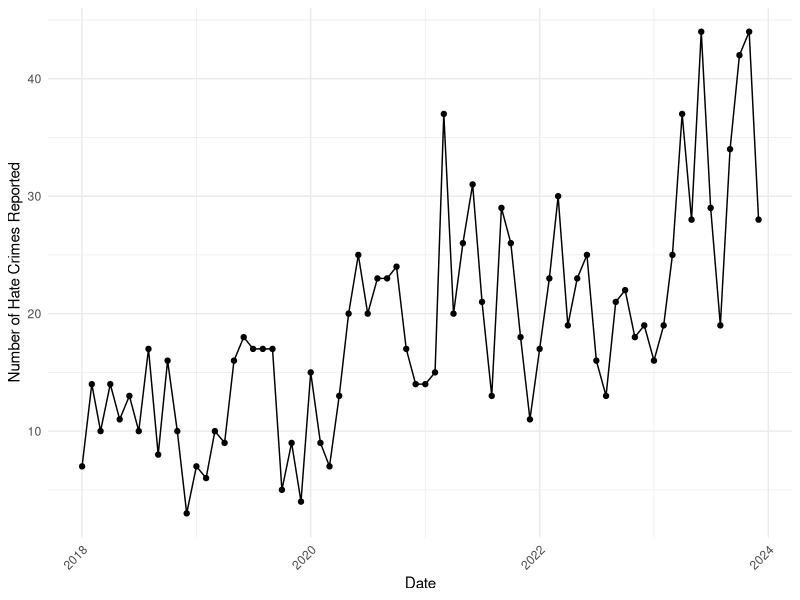
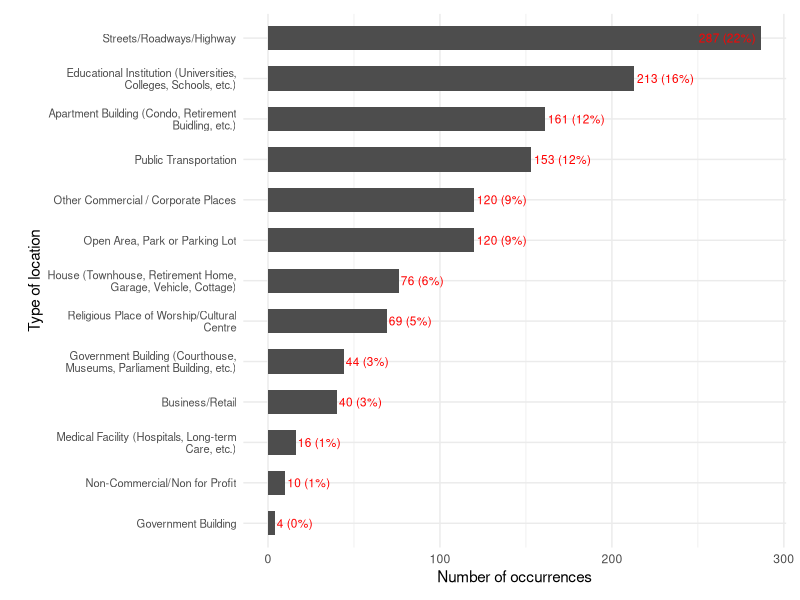
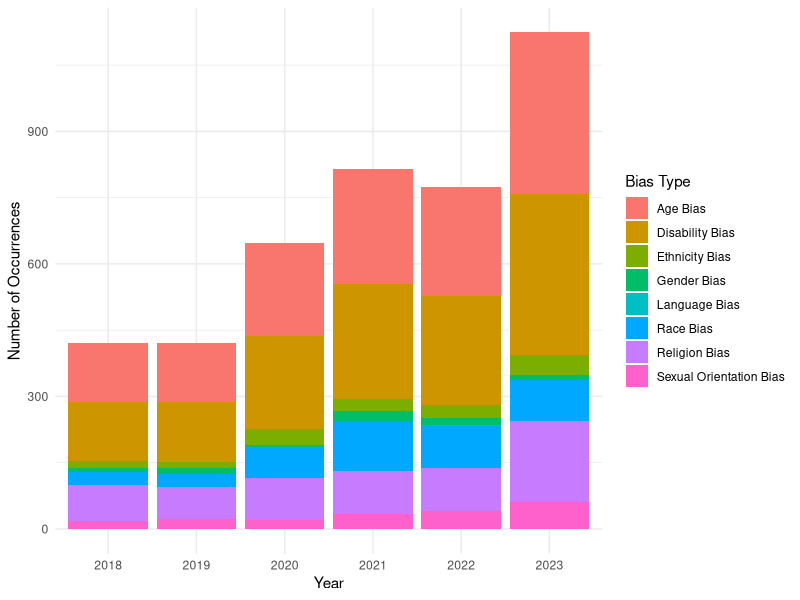

The R script that drew these images, in order:
## ---- chunk 1
#| include: false
#| warning: false
#| message: false

library(tidyverse)
library(ggplot2)
library(dplyr)

time_data <- read_csv(here::here("data/analysis_data/monthly_data.csv"))
location_data <- read_csv(here::here("data/analysis_data/location_data.csv"))
type_data <- read_csv(here::here("data/analysis_data/bias_type_data.csv"))
## ---- chunk 2
#| label: fig-time
#| fig-cap: Monthly Number of Hate Crimes in Toronto from 2018 to 2023
#| echo: false
#| fig-pos: "H"

ggplot(time_data, aes(x = year_month, y = total_occurrences)) +
  geom_point() +
  geom_line() +
  labs(x = "Date",
       y = "Number of Hate Crimes Reported") +
  theme_minimal() +
  theme(axis.text.x = element_text(angle = 45, hjust = 1))
## ---- chunk 3
#| label: fig-location
#| fig-cap: Hate Crime Incidents by Location Type in Toronto from 2018 to 2023
#| echo: false
#| fig-pos: "H"
location_data <- location_data %>%
  filter(!is.na(LOCATION_TYPE)) %>%
  mutate(LOCATION_TYPE = str_wrap(LOCATION_TYPE, width = 40)) %>% 
  mutate(percentage = (total_occurrences / sum(total_occurrences)) * 100,
         label = paste0(total_occurrences, " (", round(percentage, 0), "%)"))

ggplot(location_data, aes(x = reorder(LOCATION_TYPE, total_occurrences), 
                            y = total_occurrences)) +
  geom_bar(stat = "identity", fill = "grey30", width = 0.6) +
  geom_text(aes(label = label), 
            hjust = ifelse(location_data$LOCATION_TYPE == "Streets/Roadways/Highway", 1.1, -0.05), 
            color = "red", 
            size = 3) +
  coord_flip() +
  labs(x = "Type of location", 
       y = "Number of occurrences") +
  theme_minimal() +
  theme(plot.title = element_text(hjust = 0.5),
        plot.margin = margin(10, 10, 10, 20),
        axis.text.y = element_text(size = 8))
## ---- chunk 4
#| label: fig-type
#| fig-cap: Distribution of Hate Crime Types in Toronto from 2018 to 2023
#| echo: false
#| fig-pos: "H"

data_long <- type_data %>%
  pivot_longer(cols = -OCCURRENCE_YEAR, 
               names_to = "bias_type", 
               values_to = "count")

data_long <- data_long %>% 
    mutate(bias_type = recode(bias_type,
                            "AGE_BIAS" = "Age Bias",
                            "MENTAL_OR_PHYSICAL_DISABILITY" = "Disability Bias",
                            "RACE_BIAS" = "Race Bias",
                            "ETHNICITY_BIAS" = "Ethnicity Bias",
                            "LANGUAGE_BIAS" = "Language Bias",
                            "RELIGION_BIAS" = "Religion Bias",
                            "SEXUAL_ORIENTATION_BIAS" = "Sexual Orientation Bias",
                            "GENDER_BIAS" = "Gender Bias"))

ggplot(data_long, aes(x = as.factor(OCCURRENCE_YEAR), y = count, fill = bias_type)) +
  geom_bar(stat = "identity") +
  labs(x = "Year", 
       y = "Number of Occurrences",
       fill = "Bias Type") +
  theme_minimal() +
  theme(plot.title = element_text(hjust = 0.5))
